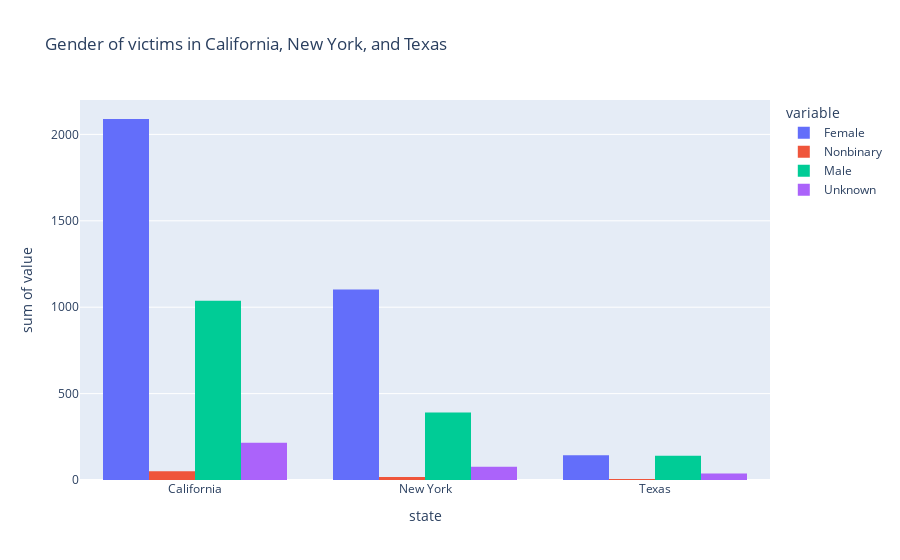

Notebook cell for this chart:
### Code cell
_fig = px.histogram(data_gender, x = 'state', y = ['Female', 'Nonbinary', 'Male',
       'Unknown'], barmode = 'group', title = 'Gender of victims in California, New York, and Texas')
_fig.show()

### Figure 1 — Plotly figure (JSON) as saved in the notebook; plotly's stock layout.template omitted (floating-point values rounded to 4 significant figures)
{"data": [{"alignmentgroup": "True", "bingroup": "x", "histfunc": "sum", "hovertemplate": "variable=Female<br>state=%{x}<br>sum of value=%{y}<extra></extra>", "legendgroup": "Female", "marker": {"color": "#636efa", "pattern": {"shape": ""}}, "name": "Female", "offsetgroup": "Female", "orientation": "v", "showlegend": true, "type": "histogram", "x": ["California", "New York", "Texas"], "xaxis": "x", "y": [2089, 1103, 143], "yaxis": "y"}, {"alignmentgroup": "True", "bingroup": "x", "histfunc": "sum", "hovertemplate": "variable=Nonbinary<br>state=%{x}<br>sum of value=%{y}<extra></extra>", "legendgroup": "Nonbinary", "marker": {"color": "#EF553B", "pattern": {"shape": ""}}, "name": "Nonbinary", "offsetgroup": "Nonbinary", "orientation": "v", "showlegend": true, "type": "histogram", "x": ["California", "New York", "Texas"], "xaxis": "x", "y": [50, 18, 6], "yaxis": "y"}, {"alignmentgroup": "True", "bingroup": "x", "histfunc": "sum", "hovertemplate": "variable=Male<br>state=%{x}<br>sum of value=%{y}<extra></extra>", "legendgroup": "Male", "marker": {"color": "#00cc96", "pattern": {"shape": ""}}, "name": "Male", "offsetgroup": "Male", "orientation": "v", "showlegend": true, "type": "histogram", "x": ["California", "New York", "Texas"], "xaxis": "x", "y": [1037, 390, 140], "yaxis": "y"}, {"alignmentgroup": "True", "bingroup": "x", "histfunc": "sum", "hovertemplate": "variable=Unknown<br>state=%{x}<br>sum of value=%{y}<extra></extra>", "legendgroup": "Unknown", "marker": {"color": "#ab63fa", "pattern": {"shape": ""}}, "name": "Unknown", "offsetgroup": "Unknown", "orientation": "v", "showlegend": true, "type": "histogram", "x": ["California", "New York", "Texas"], "xaxis": "x", "y": [216, 77, 38], "yaxis": "y"}], "layout": {"barmode": "group", "legend": {"title": {"text": "variable"}, "tracegroupgap": 0}, "title": {"text": "Gender of victims in California, New York, and Texas"}, "xaxis": {"anchor": "y", "domain": [0, 1], "title": {"text": "state"}}, "yaxis": {"anchor": "x", "domain": [0, 1], "title": {"text": "sum of value"}}}}
